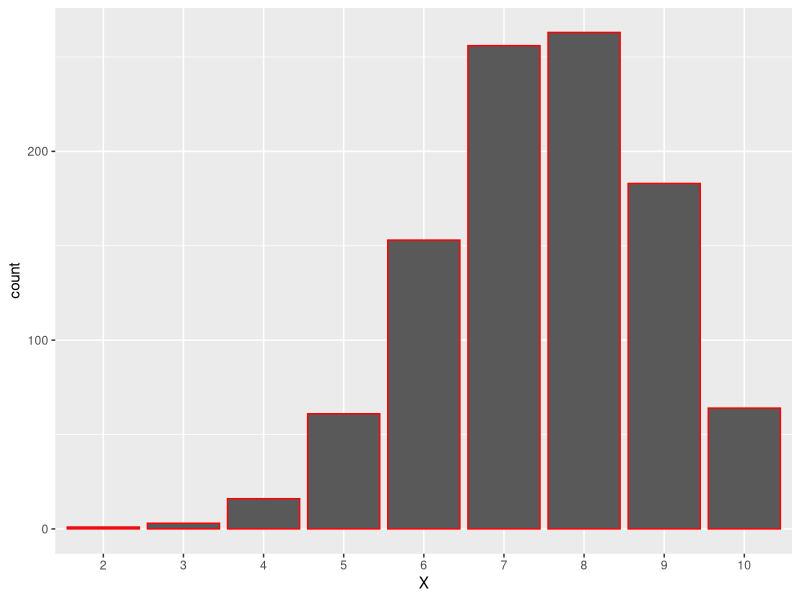

Generate this figure with R:
install.packages("ggplot2")

getwd()

list.files()

library(ggplot2)

X <- rbinom(n=1000, size=10, prob=0.75) 
ggplot(data = data.frame(X = factor(X)), aes(x = X)) + geom_bar(stat = "count", color = "red") 

data

BOD

